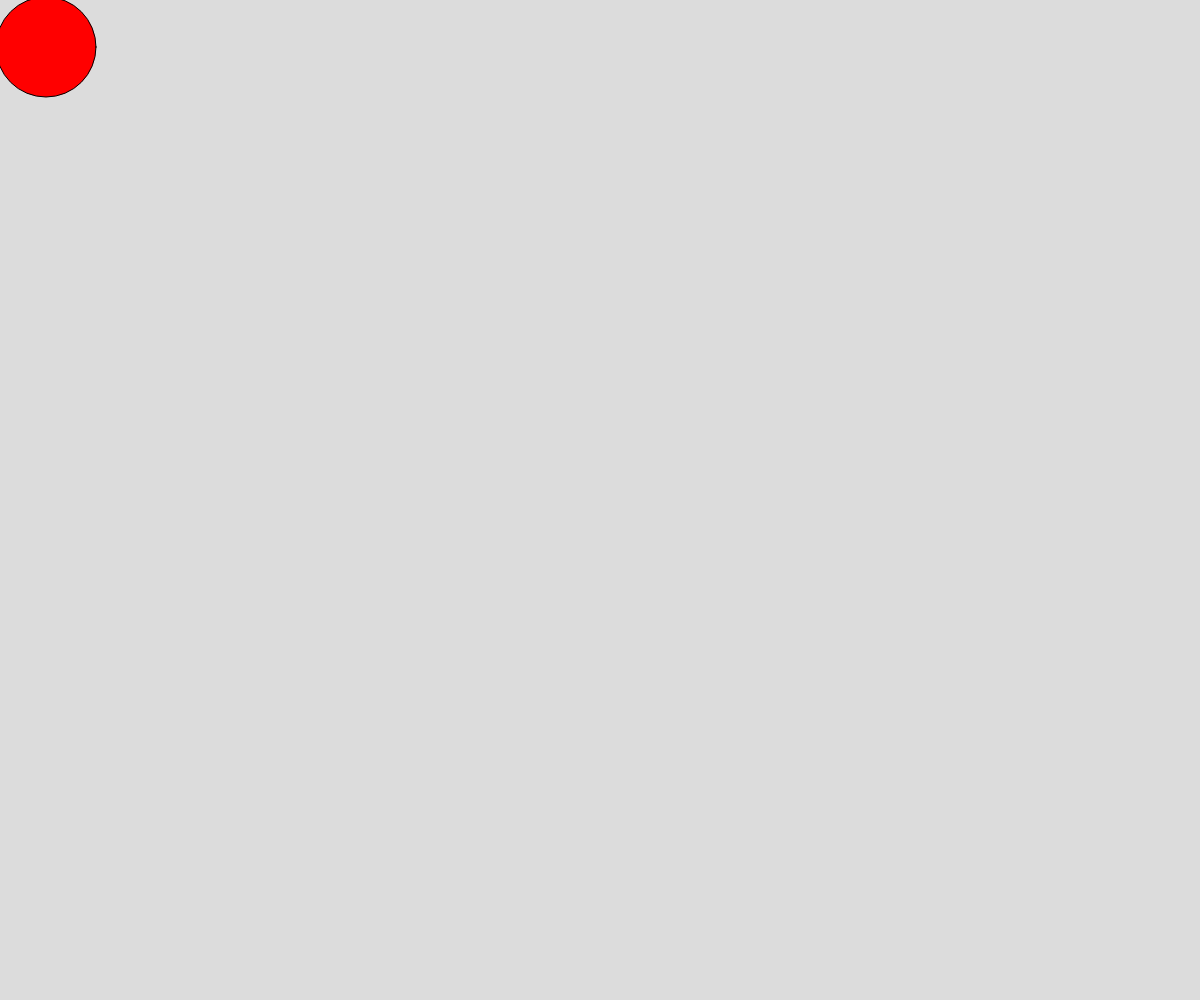
Frame 1 (no input)
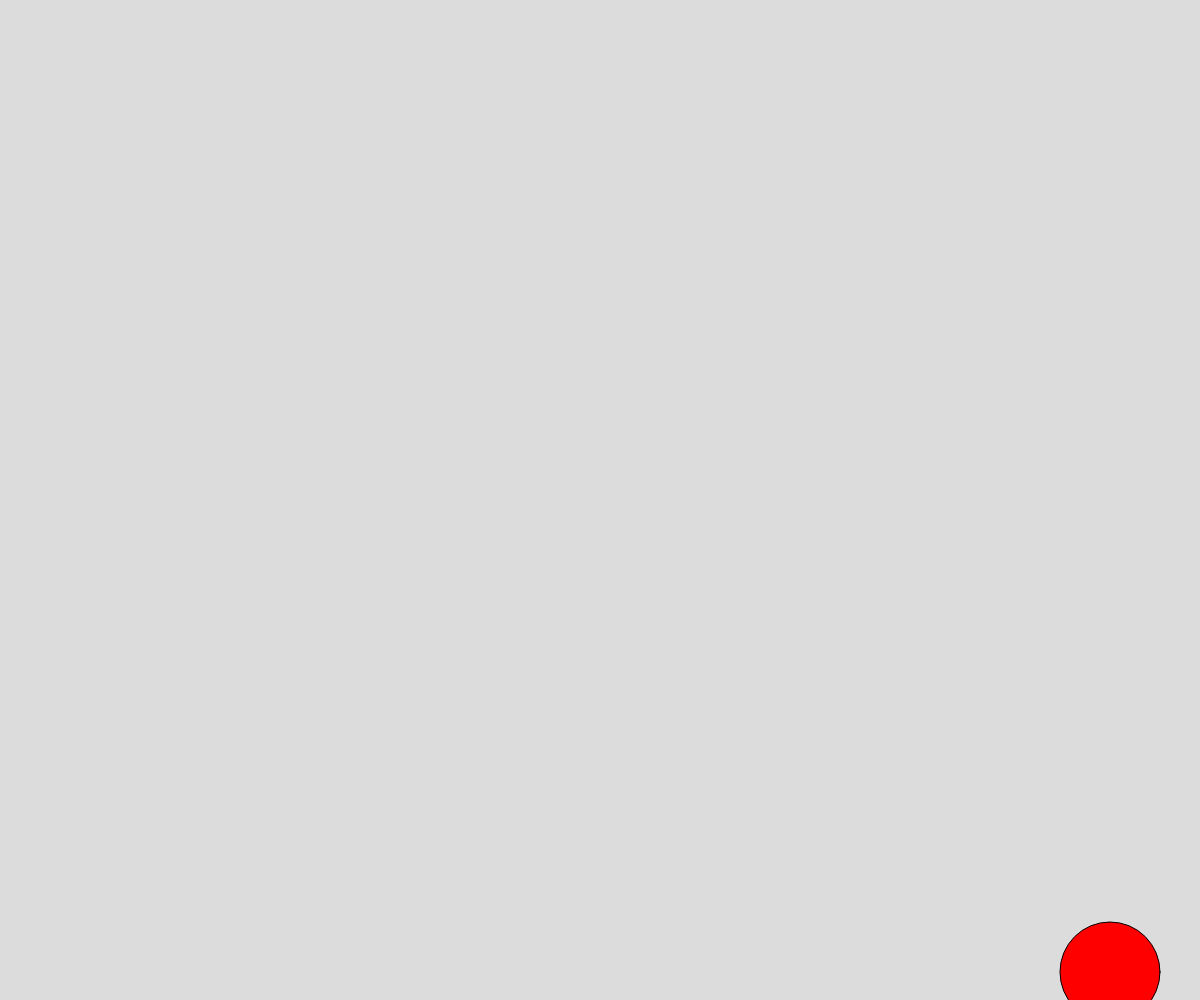
Frame 60 (no input)
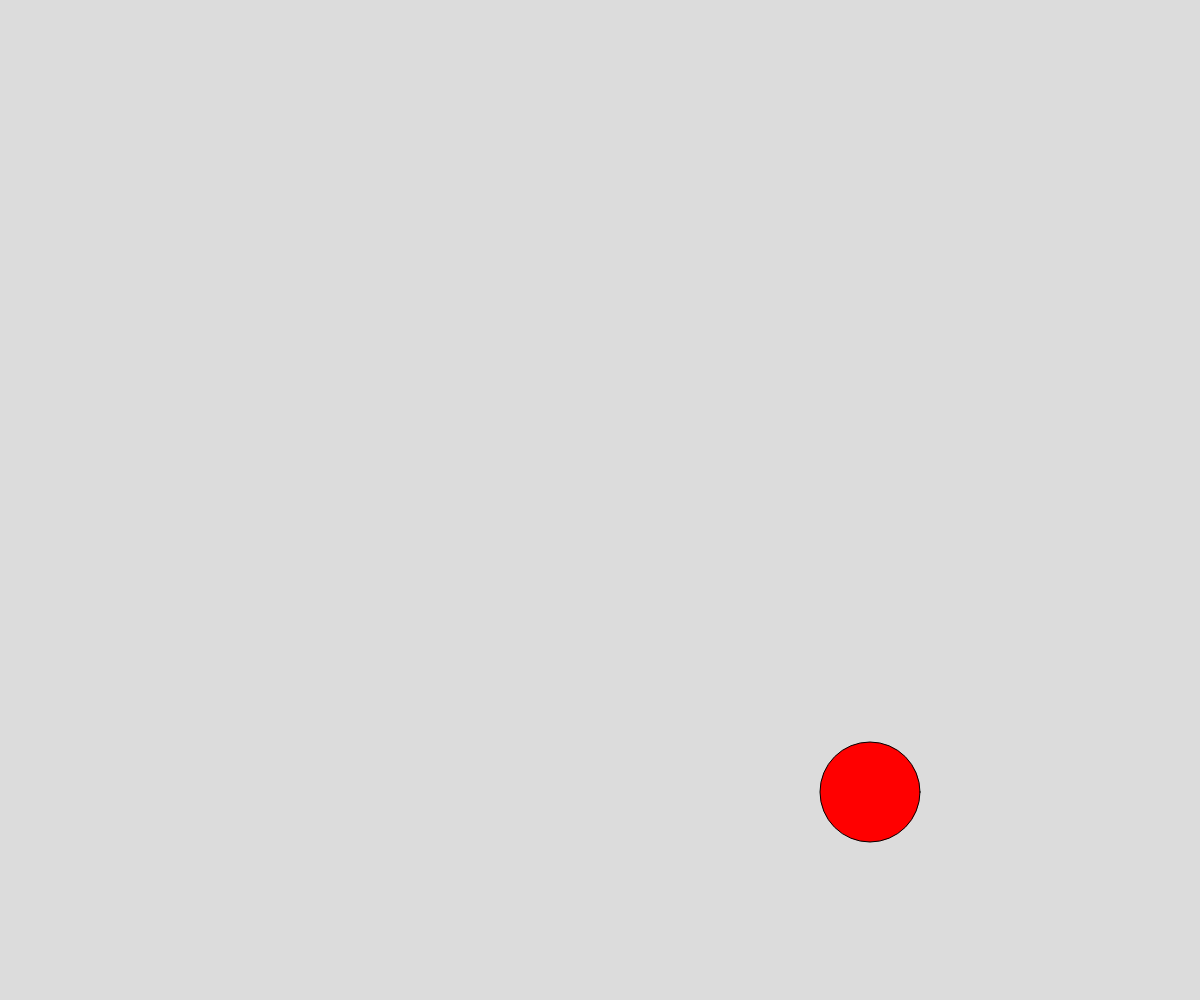
Frame 120 (the mouse pressed at the canvas centre since frame 60)

The p5.js sketch that drew these frames (run headless with seeded random() and noise() and a simulated clock; from frame 60 on, the mouse is pressed at the canvas centre):

// p5.js sketch
// ── sketch.js
// Ball Object Notation Demo
// Ethan
// Oct 5

let theBall = {
  x: 50,
  y: 50,
  radius: 50,
  r: 255,
  g: 0,
  b: 0,
  dx: -4,
  dy: -3,
};

function setup() {
  createCanvas(windowWidth, windowHeight);
}

function draw() {
  background(220);
  moveBall();
  drawBall();
}

function moveBall(){
  theBall.x+= theBall.dx;
  theBall.y+= theBall.dy;
  if (theBall.x>=width+theBall.radius){
    theBall.x = 0 - theBall.radius;
  }
  else if (theBall.x<=0-theBall.radius){
    theBall.x = width + theBall.radius;
  }
  if (theBall.y>=height+theBall.radius){
    theBall.y = 0 - theBall.radius;
  }
  else if (theBall.y<=0-theBall.radius){
    theBall.y = height + theBall.radius;
  }
}

function drawBall(){
  fill(theBall.r,theBall.g,theBall.b);
  circle(theBall.x,theBall.y,theBall.radius*2);
}
